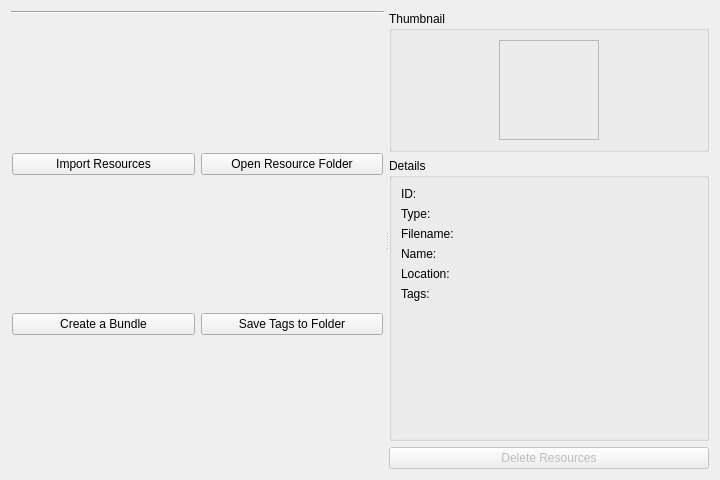
<?xml version="1.0" encoding="UTF-8"?>
<ui version="4.0">
 <class>WdgDlgResourceManager</class>
 <widget class="QWidget" name="WdgDlgResourceManager">
  <property name="geometry">
   <rect>
    <x>0</x>
    <y>0</y>
    <width>720</width>
    <height>480</height>
   </rect>
  </property>
  <property name="minimumSize">
   <size>
    <width>720</width>
    <height>480</height>
   </size>
  </property>
  <layout class="QHBoxLayout" name="horizontalLayout">
   <item>
    <widget class="QSplitter" name="splitter">
     <property name="orientation">
      <enum>Qt::Horizontal</enum>
     </property>
     <property name="handleWidth">
      <number>5</number>
     </property>
     <property name="childrenCollapsible">
      <bool>false</bool>
     </property>
     <widget class="QWidget" name="widget_1" native="true">
      <property name="sizePolicy">
       <sizepolicy hsizetype="Preferred" vsizetype="Preferred">
        <horstretch>0</horstretch>
        <verstretch>0</verstretch>
       </sizepolicy>
      </property>
      <property name="minimumSize">
       <size>
        <width>373</width>
        <height>0</height>
       </size>
      </property>
      <layout class="QVBoxLayout" name="verticalLayout">
       <property name="leftMargin">
        <number>0</number>
       </property>
       <property name="topMargin">
        <number>0</number>
       </property>
       <property name="rightMargin">
        <number>0</number>
       </property>
       <property name="bottomMargin">
        <number>0</number>
       </property>
       <item>
        <layout class="QFormLayout" name="formLayout">
         <property name="sizeConstraint">
          <enum>QLayout::SetDefaultConstraint</enum>
         </property>
         <property name="horizontalSpacing">
          <number>0</number>
         </property>
        </layout>
       </item>
       <item>
        <widget class="Line" name="line">
         <property name="orientation">
          <enum>Qt::Horizontal</enum>
         </property>
        </widget>
       </item>
       <item>
        <widget class="QWidget" name="wdgBundleActions" native="true">
         <layout class="QGridLayout" name="gridLayout">
          <property name="leftMargin">
           <number>1</number>
          </property>
          <property name="topMargin">
           <number>1</number>
          </property>
          <property name="rightMargin">
           <number>1</number>
          </property>
          <property name="bottomMargin">
           <number>1</number>
          </property>
          <item row="0" column="0">
           <widget class="QPushButton" name="btnImportResources">
            <property name="text">
             <string>Import Resources</string>
            </property>
           </widget>
          </item>
          <item row="0" column="1">
           <widget class="QPushButton" name="btnOpenResourceFolder">
            <property name="text">
             <string>Open Resource Folder</string>
            </property>
           </widget>
          </item>
          <item row="1" column="0">
           <widget class="QPushButton" name="btnCreateBundle">
            <property name="text">
             <string>Create a Bundle</string>
            </property>
           </widget>
          </item>
          <item row="1" column="1">
           <widget class="QPushButton" name="btnExtractTagsToResourceFolder">
            <property name="enabled">
             <bool>true</bool>
            </property>
            <property name="toolTip">
             <string>Make a backup of all your tags in the resource folder so they won't get lost on upgrading Krimble</string>
            </property>
            <property name="text">
             <string>Save Tags to Folder</string>
            </property>
           </widget>
          </item>
         </layout>
        </widget>
       </item>
      </layout>
     </widget>
     <widget class="QWidget" name="widget_2" native="true">
      <property name="sizePolicy">
       <sizepolicy hsizetype="MinimumExpanding" vsizetype="Preferred">
        <horstretch>0</horstretch>
        <verstretch>0</verstretch>
       </sizepolicy>
      </property>
      <property name="minimumSize">
       <size>
        <width>320</width>
        <height>0</height>
       </size>
      </property>
      <layout class="QVBoxLayout" name="verticalLayout_2" stretch="0,0,0">
       <property name="leftMargin">
        <number>0</number>
       </property>
       <property name="topMargin">
        <number>0</number>
       </property>
       <property name="rightMargin">
        <number>0</number>
       </property>
       <property name="bottomMargin">
        <number>0</number>
       </property>
       <item>
        <widget class="QGroupBox" name="iconPanel">
         <property name="sizePolicy">
          <sizepolicy hsizetype="Preferred" vsizetype="Fixed">
           <horstretch>0</horstretch>
           <verstretch>0</verstretch>
          </sizepolicy>
         </property>
         <property name="title">
          <string>Thumbnail</string>
         </property>
         <layout class="QHBoxLayout" name="horizontalLayout_2">
          <item>
           <widget class="QLabel" name="lblThumbnail">
            <property name="sizePolicy">
             <sizepolicy hsizetype="Fixed" vsizetype="Fixed">
              <horstretch>0</horstretch>
              <verstretch>0</verstretch>
             </sizepolicy>
            </property>
            <property name="minimumSize">
             <size>
              <width>100</width>
              <height>100</height>
             </size>
            </property>
            <property name="maximumSize">
             <size>
              <width>100</width>
              <height>100</height>
             </size>
            </property>
            <property name="frameShape">
             <enum>QFrame::StyledPanel</enum>
            </property>
            <property name="alignment">
             <set>Qt::AlignCenter</set>
            </property>
           </widget>
          </item>
         </layout>
        </widget>
       </item>
       <item>
        <widget class="QGroupBox" name="groupBox">
         <property name="sizePolicy">
          <sizepolicy hsizetype="Preferred" vsizetype="Expanding">
           <horstretch>0</horstretch>
           <verstretch>0</verstretch>
          </sizepolicy>
         </property>
         <property name="title">
          <string>Details</string>
         </property>
         <layout class="QFormLayout" name="formLayout_2">
          <item row="0" column="0">
           <widget class="QLabel" name="label">
            <property name="text">
             <string>ID:</string>
            </property>
           </widget>
          </item>
          <item row="0" column="1">
           <widget class="KSqueezedTextLabel" name="lblId">
            <property name="textInteractionFlags">
             <set>Qt::LinksAccessibleByMouse|Qt::TextSelectableByMouse</set>
            </property>
           </widget>
          </item>
          <item row="1" column="0">
           <widget class="QLabel" name="label_6">
            <property name="text">
             <string>Type:</string>
            </property>
           </widget>
          </item>
          <item row="2" column="0">
           <widget class="QLabel" name="label_2">
            <property name="text">
             <string>Filename:</string>
            </property>
           </widget>
          </item>
          <item row="3" column="0">
           <widget class="QLabel" name="label_3">
            <property name="text">
             <string>Name:</string>
            </property>
           </widget>
          </item>
          <item row="4" column="0">
           <widget class="QLabel" name="label_4">
            <property name="text">
             <string>Location:</string>
            </property>
           </widget>
          </item>
          <item row="5" column="0">
           <widget class="QLabel" name="label_5">
            <property name="text">
             <string>Tags:</string>
            </property>
            <property name="alignment">
             <set>Qt::AlignLeading|Qt::AlignLeft|Qt::AlignTop</set>
            </property>
           </widget>
          </item>
          <item row="2" column="1">
           <widget class="KSqueezedTextLabel" name="lblFilename">
            <property name="textInteractionFlags">
             <set>Qt::LinksAccessibleByMouse|Qt::TextSelectableByMouse</set>
            </property>
           </widget>
          </item>
          <item row="4" column="1">
           <widget class="KSqueezedTextLabel" name="lblLocation">
            <property name="textInteractionFlags">
             <set>Qt::LinksAccessibleByMouse|Qt::TextSelectableByMouse</set>
            </property>
           </widget>
          </item>
          <item row="1" column="1">
           <widget class="KSqueezedTextLabel" name="lblMetadata">
            <property name="textInteractionFlags">
             <set>Qt::LinksAccessibleByMouse|Qt::TextSelectableByMouse</set>
            </property>
           </widget>
          </item>
          <item row="3" column="1">
           <widget class="KSqueezedTextLabel" name="lneName"/>
          </item>
          <item row="5" column="1">
           <widget class="KisTagSelectionWidget" name="wdgResourcesTags" native="true"/>
          </item>
         </layout>
        </widget>
       </item>
       <item>
        <widget class="QPushButton" name="btnDeleteResource">
         <property name="enabled">
          <bool>false</bool>
         </property>
         <property name="text">
          <string>Delete Resources</string>
         </property>
        </widget>
       </item>
      </layout>
     </widget>
    </widget>
   </item>
  </layout>
 </widget>
 <customwidgets>
  <customwidget>
   <class>KSqueezedTextLabel</class>
   <extends>QLabel</extends>
   <header>ksqueezedtextlabel.h</header>
  </customwidget>
  <customwidget>
   <class>KisTagSelectionWidget</class>
   <extends>QWidget</extends>
   <header>KisTagSelectionWidget.h</header>
  </customwidget>
 </customwidgets>
 <tabstops>
  <tabstop>btnImportResources</tabstop>
  <tabstop>btnOpenResourceFolder</tabstop>
  <tabstop>btnCreateBundle</tabstop>
  <tabstop>btnExtractTagsToResourceFolder</tabstop>
 </tabstops>
 <resources/>
 <connections/>
</ui>
